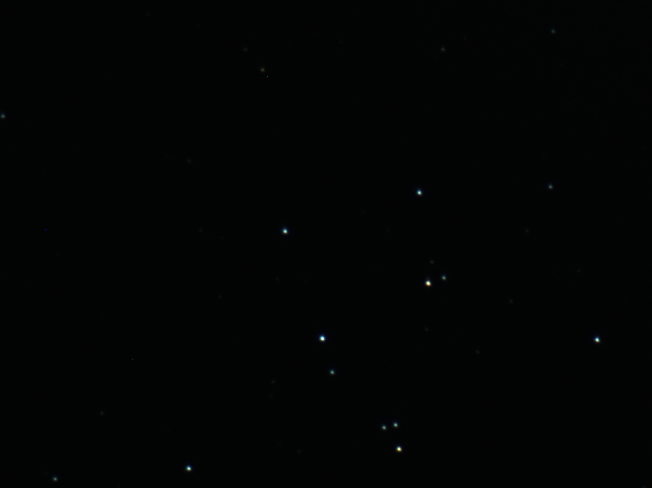
#> input picture OpenLiveStacker_Drivers/OpenLiveStacker/sim/frame_00000000.jpeg, 1304 x 976 px (shown at 1/2 size)
$ python auto_stretch.py ../sim/frame_00000000.jpeg
#> lines starting #> are read from the running program, lines starting #| are printed output that depends on the picture; long printed decimals are rounded
from imageio import imread,imsave
import numpy as np
import sys
import math
from math import log


for path in sys.argv[1:]:
    bins = 1024
    mean_target = 0.25
    top_per = 99.99
    first_above = 0.1
    gamma_limit = 4
    linear_point = 0.008;

    img = imread(path).astype(np.float32)
    img = img * (1.0 / np.max(img))
    h,w,c = img.shape
#> h = 976; w = 1304; c = 3
    r0 = h // 8
#> r0 = 122
    r1 = h - h // 8
#> r1 = 854
    c0 = w // 8
#> c0 = 163
    c1 = w - w // 8
#> c1 = 1141
    wb = np.mean(img[r0:r1,c0:c1,:],axis=(0,1),keepdims=True)
#> wb = [[0.0097, 0.0136, 0.0124]]
    wb = np.max(wb) / wb
#> wb = [[1.41, 1, 1.1]]
    print("WB:",wb.reshape(-1))
#| WB: [1.406  1.        1.097]
    img = np.minimum(1.0,img*wb)
    top_point = np.percentile(img[r0:r1,c0:c1,:],top_per)
#> top_point = 0.773
    hist = np.histogram(img[r0:r1,c0:c1,:],bins=bins,range=(0.0,1.0))[0]
#> hist = 1024 values, max 540483 at index 16, min 0 at index 1, mean 2097.4
    hist = (1.0/np.sum(hist)) * hist.astype(np.float32)
#> hist = 1024 values, max 0.252 at index 16, min 0 at index 1, mean 0.000977
    dhist = hist[1:] - hist[:-1]
#> dhist = 1023 values, max 0.252 at index 15, min -0.224 at index 16, mean -1.07e-05
    maxv = np.max(dhist[0:bins//2])
#> maxv = 0.252
    low_point = np.where(dhist >= first_above *maxv)[0][0] / bins
#> low_point = 0.00293
    img = np.maximum(0,np.minimum(1,(img-low_point) / (top_point- low_point)))
    meanv = np.mean(img[r0:r1,c0:c1,:])
#> meanv = 0.014
    gamma_correction = max(1.0,min(gamma_limit,log(meanv)/log(mean_target)))
#> gamma_correction = 3.08

    print(gamma_correction)
#| 3.080
    half_point = 0.5**(gamma_correction)
#> half_point = 0.118
    print("HP=",half_point)
#| HP= 0.1183
    print(1.0/(2.0*half_point))
#| 4.228
    print(math.acosh(1.0/(2.0*half_point)))
#| 2.121
    print(math.sinh(math.acosh(1.0/(2.0*half_point))))
#| 4.108
    a = 1/half_point * math.sinh(math.acosh(1.0/(2.0*half_point)))
#> a = 34.74
    print('Stretch [%f->%f]^1/%f' % (low_point,top_point,gamma_correction))
#| Stretch [0.00293->0.773]^1/3.080

    linear_gain = (linear_point**(1/gamma_correction)) / linear_point;
#> linear_gain = 26.07
    img_gamma = np.minimum(img**(1/gamma_correction),img*linear_gain)
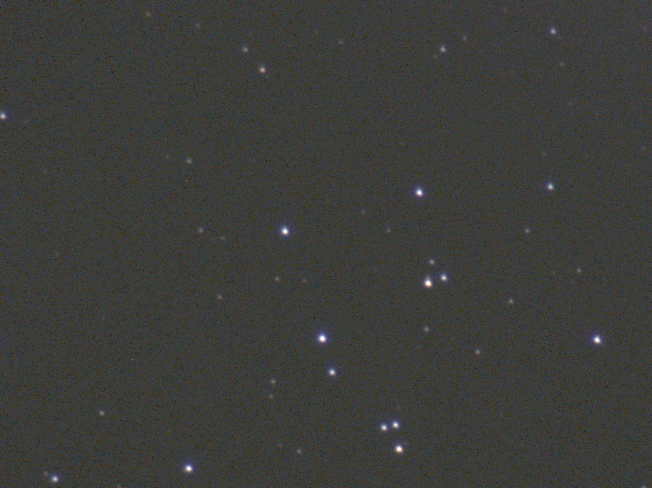
#> img_gamma: shape (976, 1304, 3) float32 (shown at 1/2 size); mean R, G, B 0.238, 0.241, 0.23
    linear_gain = math.asinh(a*linear_point)/math.asinh(a) / linear_point
#> linear_gain = 8.09
    img_asinh = np.minimum(np.arcsinh(a*img)*(1/math.asinh(a)),img*linear_gain)
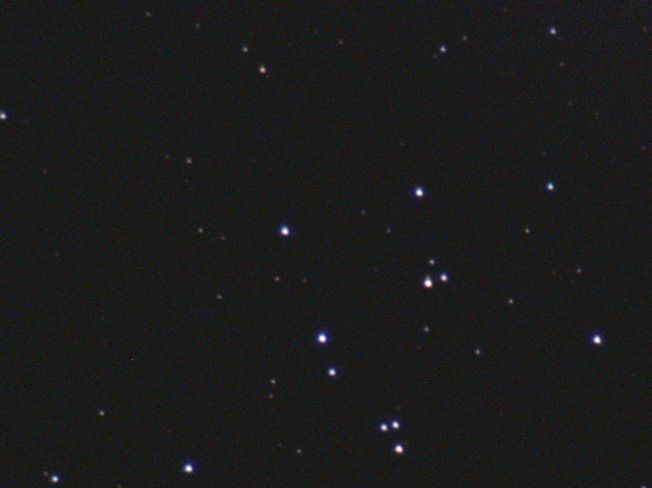
#> img_asinh: shape (976, 1304, 3) float32 (shown at 1/2 size); mean R, G, B 0.107, 0.107, 0.105
    img_gamma = (img_gamma*255).astype(np.uint8)
    img_asinh = (img_asinh*255).astype(np.uint8)
    imsave(path.replace('.tiff','_stretched_gamma.png'),img_gamma)
    imsave(path.replace('.tiff','_stretched_asinh.png'),img_asinh)
